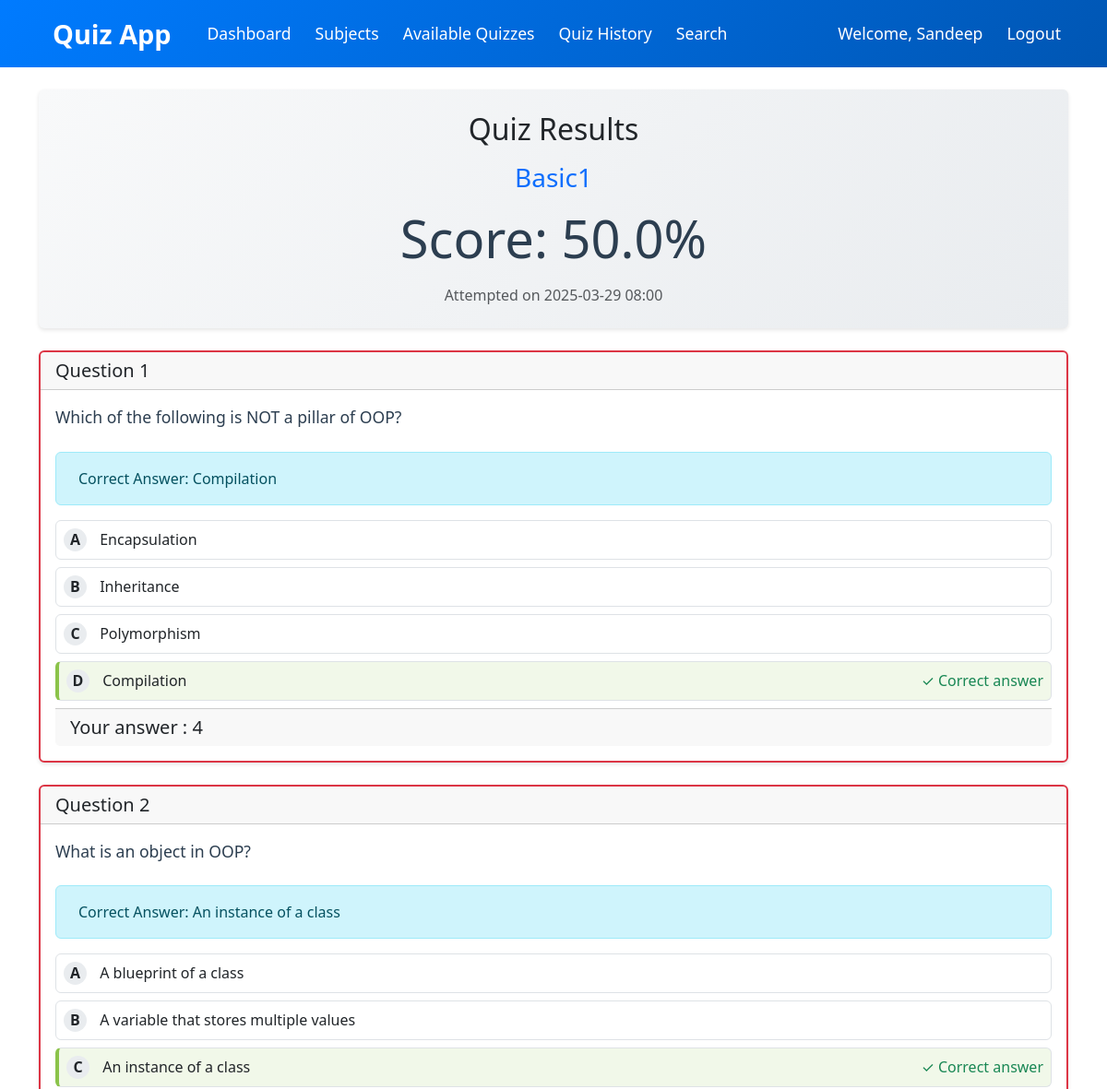
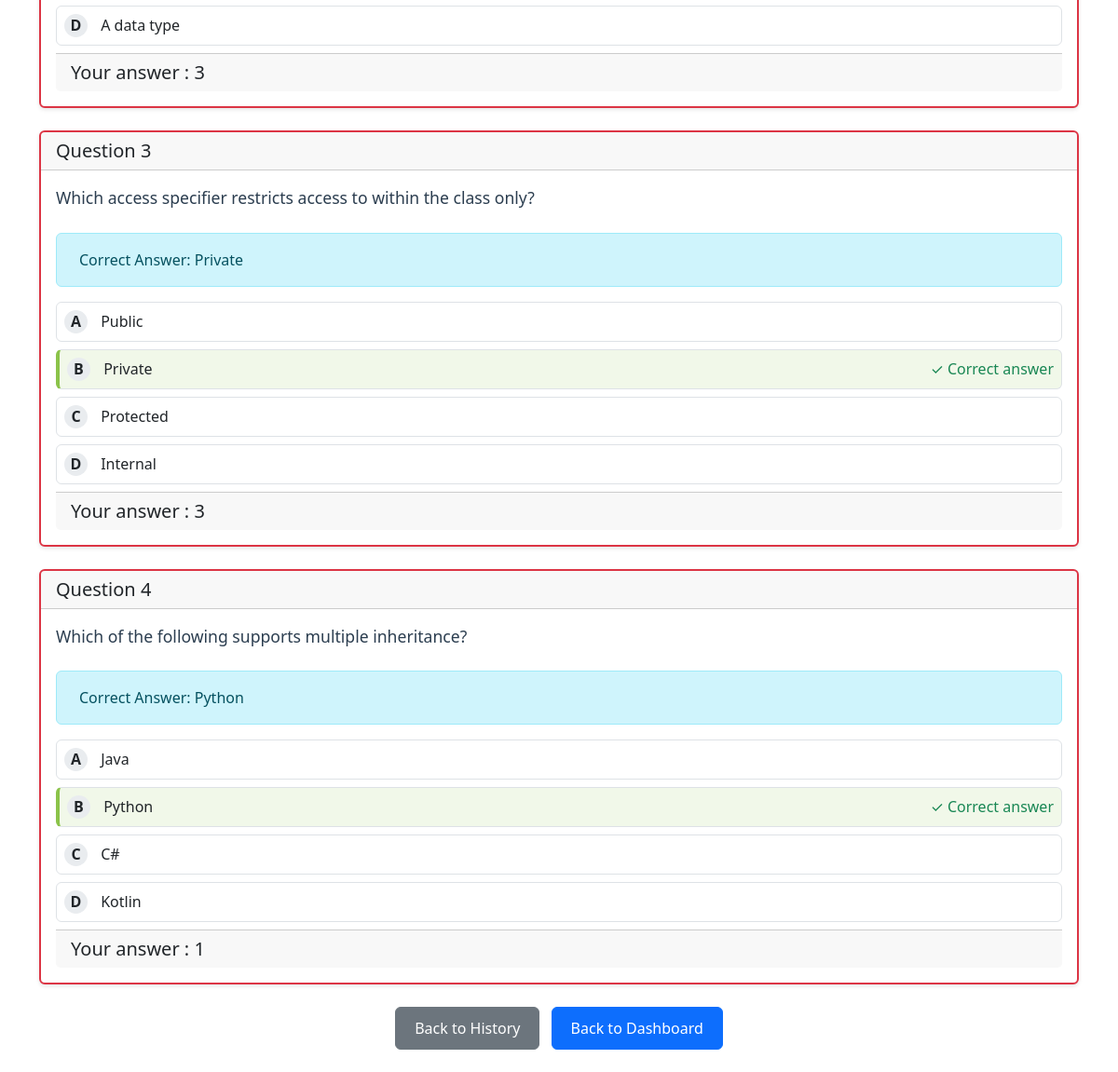
The page /quiz/result/1 (signed in) on the database its author committed (2 pictures, top to bottom).
### models/models.py (models this page shows)
class User(db.Model, UserMixin):
    __tablename__ = 'user'
    id = db.Column(db.Integer, primary_key=True)
    email = db.Column(db.String(150), unique=True)
    password = db.Column(db.String(150))
    name = db.Column(db.String(150))
    qualification = db.Column(db.String(150))
    dob = db.Column(db.Date)
    is_admin = db.Column(db.Boolean, default=False)
    scores = db.relationship('Score', backref='user')

class Quiz(db.Model):
    __tablename__ = 'quiz'
    id = db.Column(db.Integer, primary_key=True)
    title = db.Column(db.String(150))
    description = db.Column(db.Text)
    Chapter_id = db.Column(db.Integer, db.ForeignKey('chapter.id'))
    time_duration = db.Column(db.Integer)  # in minutes
    date_of_quiz = db.Column(db.DateTime, default=datetime.utcnow)
    questions = db.relationship('Question', backref='quiz', cascade='all, delete')
    scores = db.relationship('Score', backref='quiz', cascade='all, delete')

class Score(db.Model):
    __tablename__ = 'score'
    id = db.Column(db.Integer, primary_key=True)
    quiz_id = db.Column(db.Integer, db.ForeignKey('quiz.id'))
    user_id = db.Column(db.Integer, db.ForeignKey('user.id'))
    total_scored = db.Column(db.Float)  # percentage score
    timestamp_of_attempt = db.Column(db.DateTime, default=datetime.utcnow)
    quiz_attempts = db.relationship('QuizAttempt', backref='score', cascade='all, delete')

class QuizAttempt(db.Model):
    __tablename__ = 'quiz_attempt'
    id = db.Column(db.Integer, primary_key=True)
    score_id = db.Column(db.Integer, db.ForeignKey('score.id'))
    question_id = db.Column(db.Integer, db.ForeignKey('question.id'))
    user_answer = db.Column(db.Integer)  # 1, 2, 3, or 4
    question = db.relationship('Question')

class Question(db.Model):
    __tablename__ = 'question'
    id = db.Column(db.Integer, primary_key=True)
    quiz_id = db.Column(db.Integer, db.ForeignKey('quiz.id'))
    quest = db.Column(db.Text)
    option1 = db.Column(db.String(255))
    option2 = db.Column(db.String(255))
    option3 = db.Column(db.String(255))
    option4 = db.Column(db.String(255))
    answer = db.Column(db.Integer)  # 1, 2, 3, or 4

### models/views.py (the view)
@views.route('/quiz/result/<int:score_id>')
@login_required
def quiz_result(score_id):
    score = Score.query.get_or_404(score_id)
    if score.user_id != current_user.id:
        abort(403)
    quiz = Quiz.query.get(score.quiz_id)
    attempts = QuizAttempt.query.filter_by(score_id=score_id).all()
    questions = {attempt.question_id: Question.query.get(attempt.question_id) for attempt in attempts}
    return render_template(
        'user/quiz_result.html',
        score=score,
        quiz=quiz,
        attempts=attempts,
        questions=questions
    )

### models/__init__.py (called while the page is built)
def create_app():
    app = Flask(__name__, template_folder=r'C:\Users\DELL\OneDrive\Desktop\quiz-app(final)\quiz-application\templates')
    app.config['SECRET_KEY'] = '24f1005262'
    app.config['SQLALCHEMY_DATABASE_URI'] = f'sqlite:///{DB_NAME}'
    app.config['SQLALCHEMY_TRACK_MODIFICATIONS'] = False
    db.init_app(app)
    l_manager = LoginManager()
    l_manager.login_view = 'auth.login'
    l_manager.init_app(app)
    from .models import User
    @l_manager.user_loader
    def load_user(id):
        return User.query.get(int(id))
    from .auth import auth
    from .views import views
    from .admin import admin
    app.register_blueprint(auth, url_prefix='/')
    app.register_blueprint(views, url_prefix='/')
    app.register_blueprint(admin, url_prefix='/admin')
    create_database(app)
    create_admin(app)
    return app

### templates/user/quiz_result.html (shortened to what this page needs)
{% extends "layout.html" %}
{% block content %}
<div class="container mt-4">
    <div class="result-header text-center mb-4 p-4 bg-light rounded">
        <h2 class="mb-3">Quiz Results</h2>
        <h3 class="text-primary mb-3">{{ quiz.title }}</h3>
        <div class="score-display">
            <div class="display-4 mb-3">Score: {{ "%.1f"|format(score.total_scored) }}%</div>
            <div class="text-muted">
                Attempted on {{ score.timestamp_of_attempt.strftime('%Y-%m-%d %H:%M') }}
            </div>
        </div>
    </div>
    <div class="result-details mb-4">
        {% for attempt in attempts %}
        {% set question = questions[attempt.question_id] %}
        <div class="card mb-4 {% if attempt.user_answer == question.answer %}border-success{% else %}border-danger{% endif %}">
            <div class="card-header d-flex justify-content-between align-items-center">
                <h5 class="mb-0">Question {{ loop.index }}</h5>
            </div>
            <div class="card-body">
                <p class="question-text mb-4">{{ question.quest }}</p>
                <div class="alert {% if attempt.user_answer == question.answer %}alert-success{% else %}alert-info{% endif %} mb-3">
                    Correct Answer:
                    {% if question.answer == 'option1' %}{{ question.option1 }}
                    {% elif question.answer == 'option2' %}{{ question.option2 }}
                    {% elif question.answer == 'option3' %}{{ question.option3 }}
                    {% elif question.answer == 'option4' %}{{ question.option4 }}
                    {% endif %}
                </div>
                <div class="options-list">
                    <div class="option-item mb-2 p-2 rounded {% if attempt.user_answer == 'option1' %}user-selected{% endif %}
                                                           {% if question.answer == 'option1' %}correct-answer{% endif %}">
                        <span class="option-marker">A</span>
                        {{ question.option1 }}
                    </div>
                    <div class="option-item mb-2 p-2 rounded {% if attempt.user_answer == 'option2' %}user-selected{% endif %}
                                                           {% if question.answer == 'option2' %}correct-answer{% endif %}">
                        <span class="option-marker">B</span>
                        {{ question.option2 }}
                        {% if attempt.user_answer == 'option2' and question.answer == 'option2' %}
                        <span class="float-end text-success">✓ Your answer (Correct)</span>
                        {% elif attempt.user_answer == 'option2' %}
                        <span class="float-end text-danger">✗ Your answer</span>
                        {% elif question.answer == 'option2' %}
                        <span class="float-end text-success">✓ Correct answer</span>
                        {% endif %}
                    </div>
                    <div class="option-item mb-2 p-2 rounded {% if attempt.user_answer == 'option3' %}user-selected{% endif %}
                                                           {% if question.answer == 'option3' %}correct-answer{% endif %}">
                        <span class="option-marker">C</span>
                        {{ question.option3 }}
                        {% if attempt.user_answer == 'option3' and question.answer == 'option3' %}
                        <span class="float-end text-success">✓ Your answer (Correct)</span>
                        {% elif attempt.user_answer == 'option3' %}
                        <span class="float-end text-danger">✗ Your answer</span>
                        {% elif question.answer == 'option3' %}
                        <span class="float-end text-success">✓ Correct answer</span>
                        {% endif %}
                    </div>
                    <div class="option-item mb-2 p-2 rounded {% if attempt.user_answer == 'option4' %}user-selected{% endif %}
                                                           {% if question.answer == 'option4' %}correct-answer{% endif %}">
                        <span class="option-marker">D</span>
                        {{ question.option4 }}
                        {% if attempt.user_answer == 'option4' and question.answer == 'option4' %}
                        <span class="float-end text-success">✓ Your answer (Correct)</span>
                        {% elif attempt.user_answer == 'option4' %}
                        <span class="float-end text-danger">✗ Your answer</span>
                        {% elif question.answer == 'option4' %}
                        <span class="float-end text-success">✓ Correct answer</span>
                        {% endif %}
                    </div>
                </div>
                <div class="card-footer d-flex justify-content-between align-items-center">
                    <h5 class="mb-0">Your answer : {{ attempt.user_answer }}</h5>
                </div>
            </div>
        </div>
        {% endfor %}
    </div>
    <div class="text-center mb-4">
        <a href="{{ url_for('views.quiz_history') }}" class="btn btn-secondary me-2">Back to History</a>
        <a href="{{ url_for('views.dashboard') }}" class="btn btn-primary">Back to Dashboard</a>
    </div>
</div>
{% endblock %}

### templates/layout.html (shortened to what this page needs)
<!DOCTYPE html>
<html lang="en">
  <head>
    <link
      href="https://cdn.jsdelivr.net/npm/bootstrap@5.3.0/dist/css/bootstrap.min.css"
      rel="stylesheet"
    />
  </head>
  <body>
    {% if current_user.is_authenticated and not current_user.is_admin %}
    <nav class="navbar navbar-expand-lg navbar-dark bg-primary">
        <div class="container">
            <a class="navbar-brand" href="{{ url_for('views.dashboard') }}">Quiz App</a>
            <div class="collapse navbar-collapse" id="navbarNav">
                <ul class="navbar-nav me-auto">
                    <li class="nav-item">
                        <a class="nav-link" href="{{ url_for('views.dashboard') }}">Dashboard</a>
                    </li>
                    <li class="nav-item">
                        <a class="nav-link" href="{{ url_for('views.available_subjects') }}">Subjects</a>
                    </li>
                    <li class="nav-item">
                        <a class="nav-link" href="{{ url_for('views.available_quizzes') }}">Available Quizzes</a>
                    </li>
                    <li class="nav-item">
                        <a class="nav-link" href="{{ url_for('views.quiz_history') }}">Quiz History</a>
                    </li>
                    <li class="nav-item">
                        <a class="nav-link" href="{{ url_for('views.search') }}">Search</a>
                    </li>
                </ul>
                <ul class="navbar-nav">
                    <li class="nav-item">
                        <span class="nav-link">Welcome, {{ current_user.name }}</span>
                    </li>
                    <li class="nav-item">
                        <a class="nav-link" href="{{ url_for('auth.logout') }}">Logout</a>
                    </li>
                </ul>
            </div>
        </div>
    </nav>
    {% endif %}
    {% block content %}{% endblock %}
  </body>
</html>

### templates/layout.html (style rules this page uses)
.navbar { background: linear-gradient(135deg, #007bff, #0056b3); padding: 15px 0; transition: 0.3s ease-in-out; }
.navbar-brand { font-size: 1.8rem; font-weight: bold; color: #fff; transition: 0.3s; padding: 0 15px; }
.navbar-nav { align-items: center; gap: 10px; }
.navbar-nav .nav-link { color: #ffffff; font-size: 1.1rem; padding: 8px 15px; transition: 0.3s; border-radius: 5px; }
.nav-item { display: flex; align-items: center; }
.navbar-collapse { justify-content: flex-end; }

### templates/user/quiz_result.html (style rules this page uses)
.result-header { background: linear-gradient(135deg, #f8f9fa 0%, #e9ecef 100%); border-radius: 15px; box-shadow: 0 2px 4px rgba(0,0,0,0.1); }
.score-display { color: #2c3e50; }
.question-text { font-size: 1.1rem; color: #2c3e50; }
.option-item { position: relative; transition: all 0.3s ease; border: 1px solid #dee2e6; }
.option-marker { display: inline-block; width: 25px; height: 25px; line-height: 25px; text-align: center; background-color: #e9ecef; border-radius: 50%; margin-right: 10px; font-weight: bold; }
.correct-answer { background-color: #f1f8e9; border-left: 4px solid #8bc34a; }
.card { transition: transform 0.2s ease; box-shadow: 0 2px 4px rgba(0,0,0,0.1); }
.border-danger { border-width: 2px; }
.btn { padding: 10px 20px; font-weight: 500; }

### rows shown on the page
User: name "Sandeep"
Quiz: title "Basic1"
Score: total_scored "50.0", timestamp_of_attempt "2025-03-29 08:00"
QuizAttempt: shows "✓ Correct answer", user_answer "4"
Question: quest "Which of the following is NOT a pillar of OOP?", option4 "Compilation", option1 "Encapsulation", option2 "Inheritance", option3 "Polymorphism"
QuizAttempt: shows "✓ Correct answer", user_answer "3"
Question: quest "What is an object in OOP?", option3 "An instance of a class", option1 "A blueprint of a class", option2 "A variable that stores multiple values", option4 "A data type"
QuizAttempt: shows "✓ Correct answer", user_answer "3"
Question: quest "Which access specifier restricts access to within the class only?", option2 "Private", option1 "Public", option3 "Protected", option4 "Internal"
QuizAttempt: shows "✓ Correct answer", user_answer "1"
Question: quest "Which of the following supports multiple inheritance?", option2 "Python", option1 "Java", option3 "C#", option4 "Kotlin"
